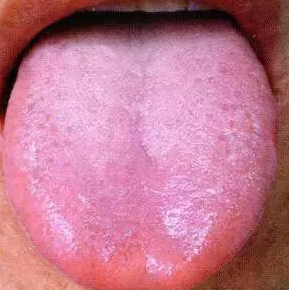
#> input picture Images/red1.png, 289 x 290 px, found by its file name
$ python waterShed.py
#> lines starting #> are read from the running program, lines starting #| are printed output that depends on the picture; after the words box and inside, x2 and y2 are one past the last pixel; in counts of white or black regions, pixels touching at a corner belong together
import numpy as np
import cv2
from matplotlib import pyplot as plt

#初始化操作
img = cv2.imread('./images/red1.png')
#> img is the input picture: shape (290, 289, 3); mean B, G, R 142, 118.7, 191.6
rows,cols,channels = img.shape
#> rows = 290; cols = 289; channels = 3
img = img[rows//8:,cols//5:cols//5*4]
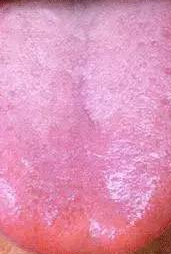
#> img: shape (254, 171, 3); mean B, G, R 181.3, 145.5, 222.6
cv2.imshow("Origin",img)

gray = cv2.cvtColor(img,cv2.COLOR_BGR2GRAY)
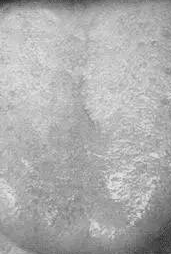
#> gray: shape (254, 171); min 38, max 237, mean 172.7
ret, thresh = cv2.threshold(gray,0,255,cv2.THRESH_BINARY_INV+cv2.THRESH_OTSU)
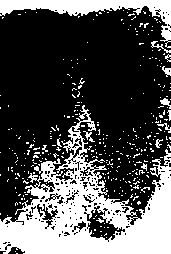
#> thresh: shape (254, 171); 31.9% white; 350 white regions (336 under 20 px), largest, box (x1, y1, x2, y2) and area: (0, 105, 171, 254) 10264, (0, 0, 171, 48) 2164, (151, 41, 171, 53) 60
#> ret = 164

#去除白色的噪声
kernel = np.ones((3,3),np.uint8)
opening = cv2.morphologyEx(thresh,cv2.MORPH_OPEN,kernel, iterations = 2)
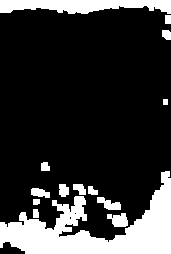
#> opening: shape (254, 171); 20.4% white; 14 white regions, largest, box (x1, y1, x2, y2) and area: (0, 171, 171, 254) 5978, (0, 0, 171, 14) 1767, (107, 213, 128, 227) 209
cv2.imshow("1",opening)
# sure background area
sure_bg = cv2.dilate(opening,kernel,iterations=3)
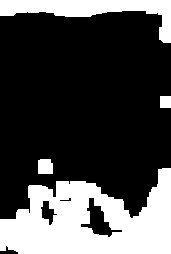
#> sure_bg: shape (254, 171); 28.7% white; 4 white regions, box (x1, y1, x2, y2) and area: (0, 168, 171, 254) 9436, (0, 0, 171, 43) 2678, (38, 159, 53, 174) 215, (160, 96, 171, 108) 132
cv2.imshow("2",sure_bg)

img[sure_bg == 0] = [255,255,255]
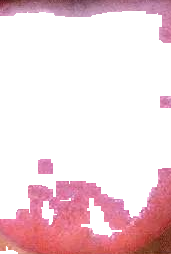
#> img: shape (254, 171, 3); mean B, G, R 219.7, 214, 241.1
cv2.imshow("output",img)

# # Finding sure foreground area
# dist_transform = cv2.distanceTransform(opening,cv2.DIST_L2,5)
# ret, sure_fg = cv2.threshold(dist_transform,0.7*dist_transform.max(),255,0)
# cv2.imshow("3",sure_fg)
# # Finding unknown region
# sure_fg = np.uint8(sure_fg)
# unknown = cv2.subtract(sure_bg,sure_fg)
# cv2.imshow("unknown",unknown)

# # Marker labelling
# ret, markers = cv2.connectedComponents(sure_fg)
# # Add one to all labels so that sure background is not 0, but 1
# markers = markers+1
# # Now, mark the region of unknown with zero
# markers[unknown==255] = 0

# markers = cv2.watershed(img,markers)
# img[markers == 0] = [255,0,0]

# cv2.imshow("output",img)

cv2.waitKey(0)

$ run again, with Images/red2.png copied over Images/red1.png
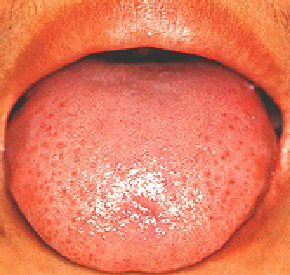
#> input picture Images/red2.png, 290 x 275 px, found by its file name
#> img is the input picture: shape (275, 290, 3); mean B, G, R 92, 119.7, 227.9
#> `ret, thresh = cv2.threshold(gray,0,255,cv2.THRESH_BINARY_INV+cv2.THRES..`:
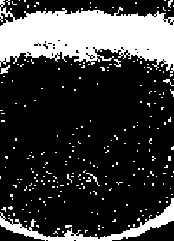
#> thresh: shape (241, 174); 24.1% white; 244 white regions (237 under 20 px), largest, box (x1, y1, x2, y2) and area: (0, 0, 174, 73) 7629, (0, 198, 174, 241) 1394, (0, 65, 10, 74) 44
#> ret = 139
#> opening: shape (241, 174); 19.4% white; 7 white regions (1 under 20 px), largest, box (x1, y1, x2, y2) and area: (0, 11, 174, 64) 6898, (100, 198, 174, 241) 673, (0, 218, 43, 239) 314, (48, 233, 74, 241) 131, (76, 236, 98, 241) 95, (1, 68, 6, 73) 25
#> sure_bg: shape (241, 174); 26% white; 4 white regions, box (x1, y1, x2, y2) and area: (0, 8, 174, 67) 8402, (0, 195, 174, 241) 2344, (0, 65, 9, 76) 99, (0, 0, 6, 7) 42
#> `img[sure_bg == 0] = [255,255,255]`:
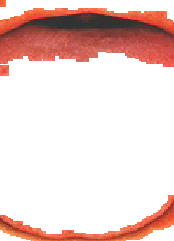
#> img: shape (241, 174, 3); mean B, G, R 206.1, 210.4, 236.4

$ run again, with Images/jiang_red.png copied over Images/red1.png
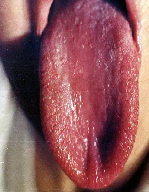
#> input picture Images/jiang_red.png, 149 x 192 px, found by its file name
#> img is the input picture: shape (192, 149, 3); mean B, G, R 90.5, 86.9, 142
#> `ret, thresh = cv2.threshold(gray,0,255,cv2.THRESH_BINARY_INV+cv2.THRES..`:
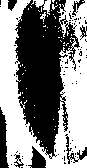
#> thresh: shape (168, 87); 51.8% white; 80 black regions (72 under 20 px), largest, box (x1, y1, x2, y2) and area: (15, 0, 80, 159) 5921, (0, 107, 9, 168) 356, (28, 146, 46, 168) 216
#> ret = 92
#> opening: shape (168, 87); 41.1% white; 14 white regions (1 under 20 px), largest, box (x1, y1, x2, y2) and area: (0, 0, 39, 165) 3091, (62, 56, 87, 150) 1701, (46, 126, 87, 168) 598
#> sure_bg: shape (168, 87); 58.4% white; 8 black regions (4 under 20 px), largest, box (x1, y1, x2, y2) and area: (18, 0, 79, 168) 5753, (0, 118, 6, 168) 172, (67, 149, 87, 160) 96, (84, 28, 87, 37) 27
#> `img[sure_bg == 0] = [255,255,255]`:
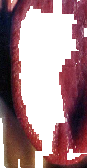
#> img: shape (168, 87, 3); mean B, G, R 139.2, 133.6, 167.4
